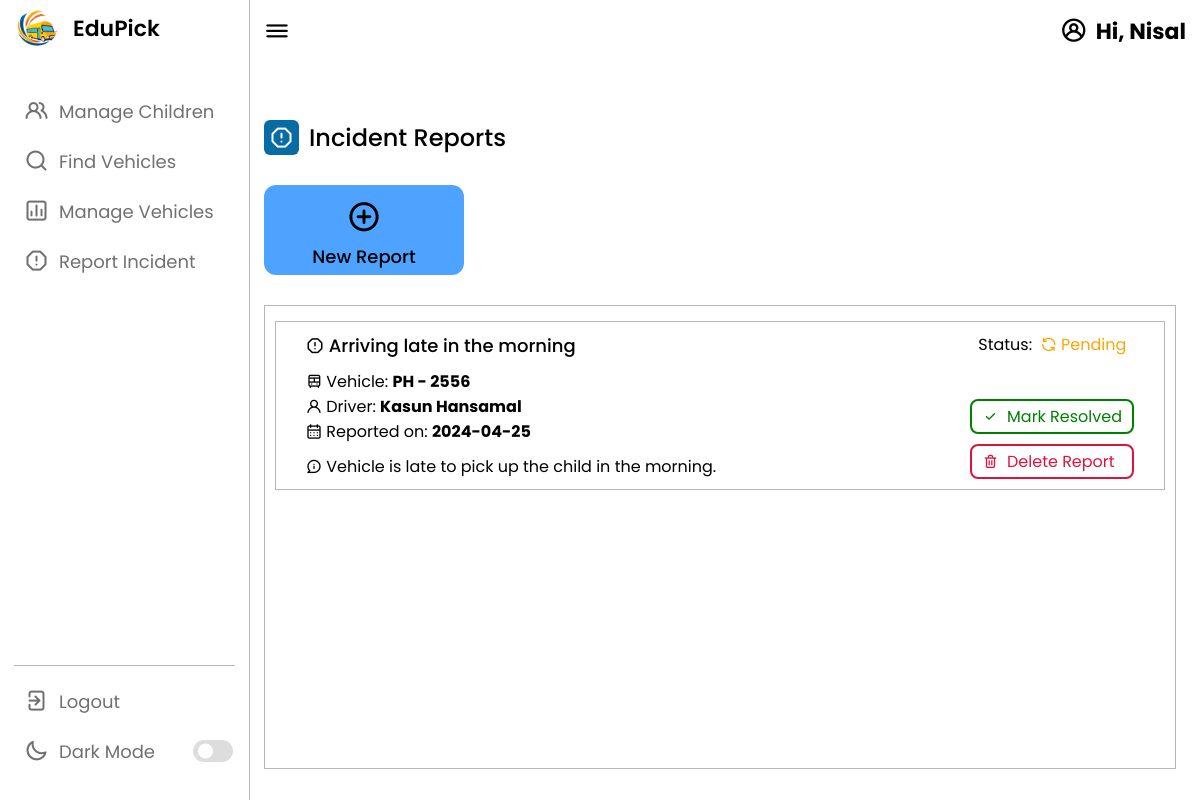
The app's page /parents/incidentReports (signed in) with its own data.
### tables this page shows
CREATE TABLE `incident` (
  `incidentID` int NOT NULL,
  `title` varchar(30) NOT NULL,
  `description` varchar(1000) NOT NULL,
  `timestamp` timestamp NOT NULL DEFAULT CURRENT_TIMESTAMP,
  `parentID` int NOT NULL,
  `vehicleID` int NOT NULL,
  `resolvedState` tinyint(1) NOT NULL DEFAULT '0'
);

CREATE TABLE `vehicle` (
  `vehicleId` int NOT NULL,
  `licensePlate` varchar(30) NOT NULL,
  `model` varchar(255) NOT NULL,
  `modelYear` varchar(4) NOT NULL,
  `vacantSeats` int NOT NULL,
  `totalSeats` int NOT NULL,
  `ownerId` int NOT NULL,
  `driverId` int DEFAULT NULL,
  `ac` tinyint(1) NOT NULL,
  `highroof` tinyint(1) NOT NULL,
  `image_vehicle` varchar(255) DEFAULT NULL,
  `doc_emissions` varchar(255) DEFAULT NULL,
  `doc_registration` varchar(255) DEFAULT NULL,
  `approvedState` tinyint(1) NOT NULL DEFAULT '0',
  `pendingState` tinyint(1) NOT NULL DEFAULT '0'
);

CREATE TABLE `driver` (
  `driverID` int NOT NULL,
  `email` varchar(255) NOT NULL,
  `password` varchar(255) NOT NULL,
  `firstName` varchar(30) NOT NULL,
  `lastName` varchar(30) NOT NULL,
  `nic` varchar(12) DEFAULT NULL,
  `address` varchar(1000) NOT NULL,
  `contactNumber` varchar(13) NOT NULL,
  `ownerID` int DEFAULT NULL,
  `vehicleID` int DEFAULT NULL,
  `image_profilePhoto` varchar(255) DEFAULT NULL,
  `image_nicFront` varchar(255) DEFAULT NULL,
  `image_nicBack` varchar(255) DEFAULT NULL,
  `image_licenseFront` varchar(255) DEFAULT NULL,
  `image_licenseBack` varchar(255) DEFAULT NULL,
  `doc_policeReport` varchar(255) DEFAULT NULL,
  `doc_proofResidence` varchar(255) DEFAULT NULL,
  `regDate` timestamp NOT NULL DEFAULT CURRENT_TIMESTAMP,
  `formState` tinyint(1) NOT NULL DEFAULT '0',
  `pendingState` tinyint(1) NOT NULL DEFAULT '0',
  `approvedState` tinyint(1) NOT NULL DEFAULT '0',
  `codeVerified` tinyint(1) NOT NULL DEFAULT '0'
);

### app/controllers/Parents.php (called while the page is built, shortened)
<?php
    class Parents extends Controller {
        public function __construct(){
            $this->parentModel = $this->model('Parent_');
        }
        public function incidentReports(){
            $data = [
                'reports' => $this->parentModel->getIncidentReports($_SESSION['user_id'])
            ];
            $this->view('parents/incidentReports', $data);
        }
}

### app/libraries/Core.php (called while the page is built, shortened)
<?php
class Core {
    protected $currentMethod = 'index';
    public function __construct(){
        $url = $this->getURL();
       $url = $url ?? ['pages'];
        if(file_exists('../app/controllers/' . ucwords($url[0]) . '.php')){
            unset($url[0]);
        }
        $this->currentController = new $this->currentController;
        if(isset($url[1])){
            if(method_exists($this->currentController, $url[1])){
                $this->currentMethod = $url[1];
                unset($url[1]);
            }
        }
        $this->params = $url ? array_values($url) : [];
        call_user_func_array([$this->currentController, $this->currentMethod], $this->params);
    }
    public function getURL(){
        if(isset($_GET['url'])){
            $url = rtrim($_GET['url'], '/');
            $url = filter_var($url, FILTER_SANITIZE_URL);
            $url = explode('/', $url);
            return $url;
        }
    }
}

### public/index.php (called while the page is built, shortened)
<?php
  $init = new Core;

### app/libraries/Database.php (called while the page is built, shortened)
<?php
     class Database {
        private $host = DB_HOST;
        private $user = DB_USER;
        private $pass = DB_PASS;
        private $dbname = DB_NAME;
        private $dbh;
        private $stmt;
        public function __construct(){
            $dsn = 'mysql:host=' . $this->host . ';dbname=' . $this->dbname;
            $options = array(
                PDO::ATTR_PERSISTENT => true,
                PDO::ATTR_ERRMODE => PDO::ERRMODE_EXCEPTION
            );
            try{
                $this->dbh = new PDO($dsn, $this->user, $this->pass, $options);
            } catch(PDOException $e){
                $this->error = $e->getMessage();
                echo $this->error;
            }
        }
        public function query($sql){
            $this->stmt = $this->dbh->prepare($sql);
        }
        public function bind($param, $value, $type = null){
            if(is_null($type)){
                switch(true){
                    case is_int($value):
                        $type = PDO::PARAM_INT;
                        break;
                }
            }
            $this->stmt->bindValue($param, $value, $type);
        }
        public function execute(){
            return $this->stmt->execute();
        }
        public function resultSet(){
            $this->execute();
            return $this->stmt->fetchAll(PDO::FETCH_OBJ);
        }
     }

### app/models/Parent_.php (called while the page is built, shortened)
<?php
    class Parent_ {
        private $db;
        public function __construct(){
            $this->db = new Database;
        }
        public function getIncidentReports($parent_id){
            $this->db->query('SELECT incident.*, vehicle.licensePlate, driver.firstName as driverFirstName, driver.lastName as driverLastName FROM incident JOIN vehicle ON incident.vehicleID = vehicle.vehicleId JOIN driver ON vehicle.driverId = driver.driverId WHERE parentID = :parent_id');
            $this->db->bind(':parent_id', $parent_id);
            $results = $this->db->resultSet();
            return $results;
        }
    }

### app/views/parents/incidentReports.php (the view, shortened to what this page needs)
<?php require APPROOT . '/views/inc/header.php'; ?>
<link rel="stylesheet" href="<?php echo URLROOT; ?>/parent/style.css" />
<link rel="stylesheet" href="<?php echo URLROOT; ?>/parent/reportIncidentStyles.css" />
<link rel="stylesheet" href="https://unicons.iconscout.com/release/v4.0.0/css/line.css">
</head>
<body>
    <?php require APPROOT . '/views/inc/parentNav.php'; ?>
    <div class="dash-content">
        <div class="overview">
            <div class="title">
                <i class="uil uil-exclamation-octagon"></i>
                <span class="text">Incident Reports</span>
            </div>
            <div class="boxes">
                <a href="<?php echo URLROOT; ?>/parents/reportIncident">
                    <div class="box box1">
                        <i class="uil uil-plus-circle"></i>
                        <span class="text">New Report</span>
                    </div>
                </a>
            </div>
        </div>
        <div class="reports-list">
            <?php foreach ($data['reports'] as $report) : ?>
                <div class="report<?php echo $report->resolvedState ? " report-resolved" : ""; ?>">
                    <div class="report-left">
                        <div class="report-title">
                            <i class="uil uil-exclamation-octagon"></i>
                            <?php echo $report->title; ?>
                        </div>
                        <div class="report-vehicle">
                            <i class="uil uil-bus-alt"></i>
                            <span class="text">
                                Vehicle:&nbsp;<b><?php echo $report->licensePlate; ?></b>
                            </span>
                        </div>
                        <div class="report-driver">
                            <i class="uil uil-user"></i>
                            <span class="text">
                                Driver:&nbsp;<b><?php echo $report->driverFirstName . " " . $report->driverLastName; ?></b>
                            </span>
                        </div>
                        <div class="report-date">
                            <i class="uil uil-calendar-alt"></i>
                            <span class="text">
                                Reported on:&nbsp;<b><?php echo date('Y-m-d', strtotime($report->timestamp)); ?></b>
                            </span>
                        </div>
                        <div class="report-description">
                            <i class="uil uil-comment-info"></i>
                            <span class="text">
                                <?php echo $report->description; ?>
                            </span>
                        </div>
                    </div>
                    <div class="report-right">
                        <div class="report-status">
                            <span class="text">
                                Status:&nbsp;
                            </span>
                            <span class="status-<?php echo $report->resolvedState ? "resolved" : "pending"; ?>">
                                <?php echo $report->resolvedState ? "<i class='uil uil-check'></i> Resolved" : "<i class='uil uil-sync'></i> Pending"; ?>
                            </span>
                        </div>
                        <div class="report-actions">
                            <a class="mark-report<?php echo $report->resolvedState ? " button-resolved" : ""; ?>" href="<?php echo URLROOT; ?>/parents/reportResolved/<?php echo $report->incidentID; ?>">
                                <i class="uil uil-check"></i>
                                &nbsp;Mark Resolved
                            </a>
                            <a class="delete-report" href="<?php echo URLROOT; ?>/parents/reportDelete/<?php echo $report->incidentID; ?>">
                                <i class="uil uil-trash-alt"></i>
                                &nbsp;Delete Report
                            </a>
                        </div>
                    </div>
                </div>
            <?php endforeach; ?>
        </div>
        </section>
        <?php require APPROOT . '/views/inc/footer.php'; ?>

### public/parent/style.css (style rules this page uses)
* { margin: 0; padding: 0; box-sizing: border-box; font-family: 'Poppins', sans-serif; }
:root { --primary-color: #066ca3; --panel-color: #FFF; --text-color: #000; --black-light-color: #707070; --border-color: #b7b7b7; --toggle-color: #DDD; --box1-color: #4DA3FF; --title-icon-color: #fff; --delete-edit-color: #4DA3FF; --child-card-color: #f2f2f2; --tran-05: all 0.5s ease; --tran-03: all 0.3s ease; --tran-03: all 0.2s ease; }
body { min-height: 100vh; background-color: var(--primary-color); }
.dashboard .dash-content { padding-top: 50px; }
.dash-content .title { display: flex; align-items: center; margin: 60px 0 30px 0; }
.dash-content .title i { position: relative; height: 35px; width: 35px; background-color: var(--primary-color); border-radius: 6px; color: var(--title-icon-color); display: flex; align-items: center; justify-content: center; font-size: 24px; }
.dash-content .title .text { font-size: 24px; font-weight: 500; color: var(--text-color); margin-left: 10px; }
.dash-content .boxes { display: flex; align-items: center; justify-content: space-between; margin-bottom: 30px; flex-wrap: wrap; }
.dash-content .boxes .box { display: flex; flex-direction: column; align-items: center; border-radius: 12px; width: 200px; padding: 5px 5px; background-color: var(--box1-color); transition: var(--tran-05); }
.boxes .box i { font-size: 35px; color: var(--text-color); }
.boxes .box .text { white-space: nowrap; font-size: 18px; font-weight: 500; color: var(--text-color); }
.boxes a { text-decoration: none; }

### public/parent/reportIncidentStyles.css (style rules this page uses)
.reports-list { display: flex; flex-direction: column; margin-right: 10px; margin-top: 10px; padding: 10px; border: 1px solid var(--border-color); overflow-y: scroll; height: 58vh; }
.report { margin: 5px 0; padding: 10px; border: 1px solid var(--border-color); display: flex; flex-direction: row; justify-content: space-between; }
.report-left { display: flex; flex-direction: column; justify-content: space-evenly; color: var(--text-color); padding-left: 20px; }
.report-right { display: flex; flex-direction: column; justify-content: space-between; align-items: center; color: var(--text-color); padding-right: 20px; }
.report-title { font-size: 18px; font-weight: 500; margin-bottom: 10px; }
.report-description { margin-top: 10px; }
.status-pending { color: orange; }
.report-actions { display: flex; flex-direction: column; justify-content: space-evenly; }

### records on screen
incident: title "Arriving late in the morning", vehicleID.licensePlate "PH - 2556", driver.firstName "Kasun", driver.lastName "Hansamal", timestamp "2024-04-25", description "Vehicle is late to pick up the child in the morning.", resolvedState 0 (drawn)

### other values on screen
$_SESSION['user_fname'] "Nisal"
